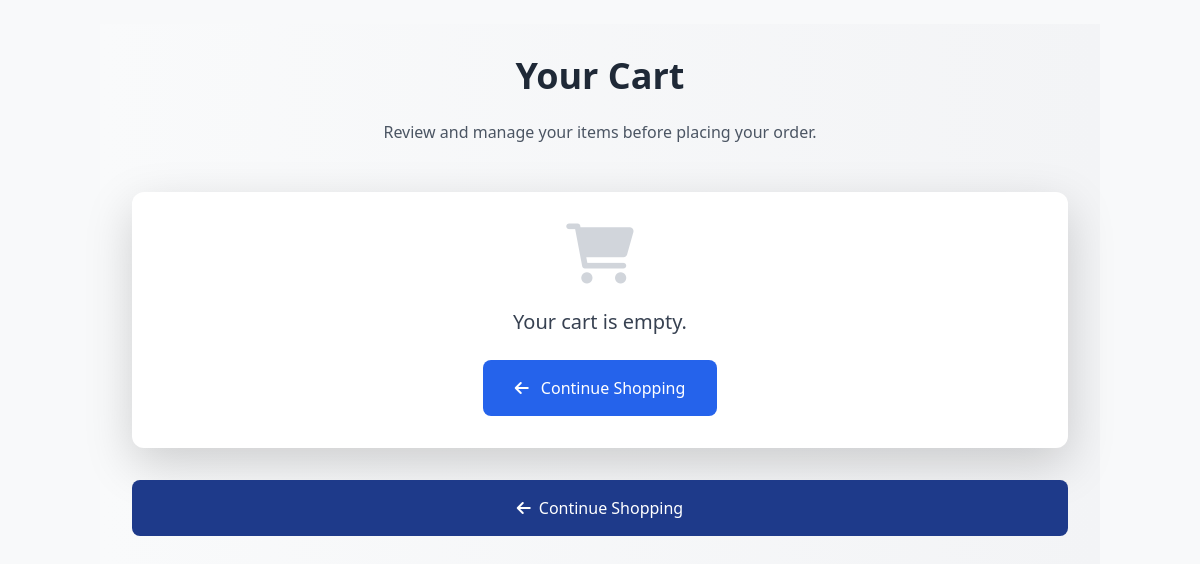
Before: /cart/ (signed in) with the older database file.
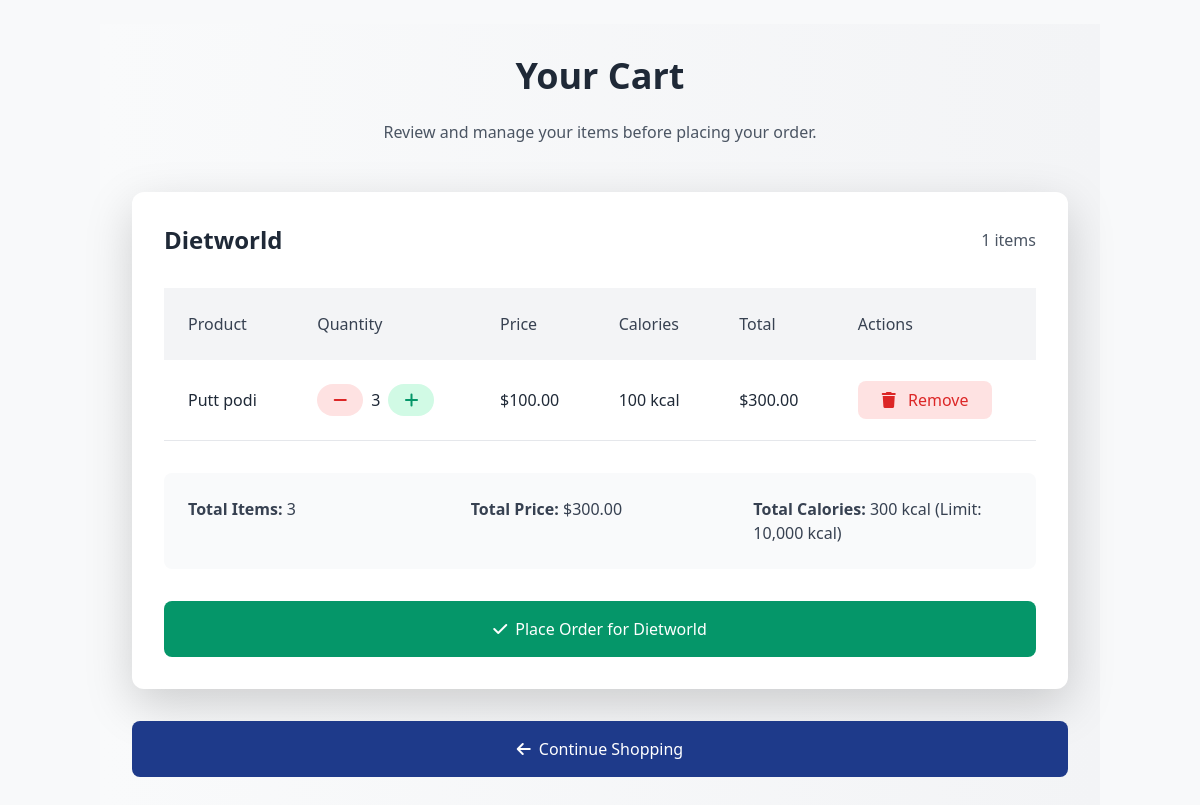
After: the same page with the newer database file.
### cart/models.py (models this page shows, shortened)
class Cart(models.Model):
    customer = models.ForeignKey(Customer, on_delete=models.CASCADE)
    outlet = models.ForeignKey(Shop, on_delete=models.CASCADE)
    calorie_limit = models.PositiveIntegerField(default=10000)  # Updated to 10,000 kcal
    created_at = models.DateTimeField(auto_now_add=True)
    @property
    def total_items(self):
        return sum(item.quantity for item in self.items.all())
    @property
    def total_price(self):
        return sum(item.product.price * item.quantity for item in self.items.all())
    @property
    def total_calories(self):
        return sum(item.product.calories_per_100g * item.quantity for item in self.items.all())

class CartItem(models.Model):
    cart = models.ForeignKey(Cart, on_delete=models.CASCADE, related_name='items')
    product = models.ForeignKey('products.Product', on_delete=models.CASCADE)
    quantity = models.PositiveIntegerField(default=1)
    @property
    def total_price(self):
        return self.product.price * self.quantity

### shops/models.py (models this page shows, shortened)
class Shop(models.Model):
    shop_owner = models.OneToOneField(User, on_delete=models.CASCADE)
    shop_name = models.CharField(max_length=255)
    profile_photo = models.ImageField(upload_to='shop_profile_photos/', blank=True, null=True)
    phone_number = models.CharField(max_length=15, blank=True, null=True)
    address = models.TextField(blank=True, null=True)
    location = models.CharField(max_length=255)

### products/models.py (models this page shows, shortened)
class Product(models.Model):
    name = models.CharField(max_length=255)
    description = models.TextField()
    price = models.DecimalField(max_digits=10, decimal_places=2)
    image = models.ImageField(upload_to='product_images/', blank=True, null=True)
    calories_per_100g = models.PositiveIntegerField(help_text="Calories per 100g of the product")
    outlet = models.ForeignKey(Shop, on_delete=models.CASCADE, related_name='products')  # Link to the outlet (shop)
    stock = models.PositiveIntegerField(default=0)
    created_at = models.DateTimeField(auto_now_add=True)
    updated_at = models.DateTimeField(auto_now=True)
    category = models.ForeignKey(Category, on_delete=models.SET_NULL, null=True, blank=True)
    species = models.ManyToManyField(Species, blank=True)  # ✅ Allow multiple species

### cart/views.py (the view)
# urls.py: path('', views.view_cart, name='view_cart'),
@login_required
def view_cart(request):
    carts = Cart.objects.filter(customer=request.user.customer).exclude(items__isnull=True).select_related('outlet')
    return render(request, 'cart/cart.html', {'carts': carts})

### cart/templates/cart/cart.html (shortened to what the changed rows need)
{% extends 'base.html' %}
{% block content %}
<link href="https://cdn.jsdelivr.net/npm/tailwindcss@2.2.19/dist/tailwind.min.css" rel="stylesheet">
<link href="https://cdnjs.cloudflare.com/ajax/libs/font-awesome/6.0.0-beta3/css/all.min.css" rel="stylesheet">
<div class="min-h-screen bg-gradient-to-r from-gray-50 to-gray-100 p-8">
    <div class="max-w-7xl mx-auto">
        <div class="text-center mb-12">
            <h1 class="text-4xl font-bold text-gray-800 mb-4">Your Cart</h1>
        </div>
        {% if carts.count == 0 %}
        <div class="bg-white p-8 rounded-xl shadow-lg text-center">
            <i class="fas fa-shopping-cart text-6xl text-gray-300 mb-6"></i>
            <p class="text-gray-700 text-xl mb-6">Your cart is empty.</p>
            <a href="{% url 'customer_dashboard' %}" class="inline-block bg-blue-600 text-white px-8 py-3 rounded-lg hover:bg-blue-700 transition-all">
                <i class="fas fa-arrow-left mr-2"></i> Continue Shopping
            </a>
        </div>
        {% else %}
        {% for cart in carts %}
        <div class="bg-white p-8 rounded-xl shadow-lg mb-8">
            <div class="flex items-center justify-between mb-8">
                <h2 class="text-2xl font-semibold text-gray-800">{{ cart.outlet.shop_name }}</h2>
                <span class="text-gray-600">{{ cart.items.count }} items</span>
            </div>
            <div class="overflow-x-auto">
                <table class="w-full text-left">
                    <thead class="bg-gray-100">
                        <tr>
                            <th class="px-6 py-4 text-gray-700 font-medium">Product</th>
                            <th class="px-6 py-4 text-gray-700 font-medium">Quantity</th>
                            <th class="px-6 py-4 text-gray-700 font-medium">Price</th>
                            <th class="px-6 py-4 text-gray-700 font-medium">Calories</th>
                            <th class="px-6 py-4 text-gray-700 font-medium">Total</th>
                            <th class="px-6 py-4 text-gray-700 font-medium">Actions</th>
                        </tr>
                    </thead>
                    <tbody>
                        {% for item in cart.items.all %}
                        <tr class="border-b hover:bg-gray-50 transition-all">
                            <td class="px-6 py-4 text-gray-800">{{ item.product.name }}</td>
                            <td class="px-6 py-4">
                                <form method="post" action="{% url 'update_quantity' item.id %}" class="flex items-center gap-2">
                                    <button type="submit" name="action" value="decrease" class="bg-red-100 text-red-600 px-3 py-1 rounded-full hover:bg-red-200 transition-all">
                                        <i class="fas fa-minus"></i>
                                    </button>
                                    <span class="text-gray-800">{{ item.quantity }}</span>
                                    <button type="submit" name="action" value="increase" class="bg-green-100 text-green-600 px-3 py-1 rounded-full hover:bg-green-200 transition-all">
                                        <i class="fas fa-plus"></i>
                                    </button>
                                </form>
                            </td>
                            <td class="px-6 py-4 text-gray-800">${{ item.product.price }}</td>
                            <td class="px-6 py-4 text-gray-800">{{ item.product.calories_per_100g }} kcal</td>
                            <td class="px-6 py-4 text-gray-800">${{ item.total_price }}</td>
                            <td class="px-6 py-4">
                                <a href="{% url 'remove_from_cart' item.id %}" class="bg-red-100 text-red-600 px-4 py-2 rounded-lg hover:bg-red-200 transition-all">
                                    <i class="fas fa-trash mr-2"></i> Remove
                                </a>
                            </td>
                        </tr>
                        {% endfor %}
                    </tbody>
                </table>
            </div>
            <div class="mt-8 p-6 bg-gray-50 rounded-lg">
                <div class="grid grid-cols-1 md:grid-cols-3 gap-6">
                    <div>
                        <p class="text-gray-700"><strong>Total Items:</strong> {{ cart.total_items }}</p>
                    </div>
                    <div>
                        <p class="text-gray-700"><strong>Total Price:</strong> ${{ cart.total_price }}</p>
                    </div>
                    <div>
                        <p class="text-gray-700"><strong>Total Calories:</strong> {{ cart.total_calories }} kcal (Limit: 10,000 kcal)</p>
                    </div>
                </div>
            </div>
            <div class="mt-8">
                {% if cart.total_calories > 0 and cart.total_calories <= 10000 %}
                <a href="{% url 'place_order' cart.id %}" class="bg-green-600 text-white px-8 py-3 rounded-lg hover:bg-green-700 transition-all flex items-center justify-center gap-2">
                    <i class="fas fa-check"></i> Place Order for {{ cart.outlet.shop_name }}
                </a>
                {% elif cart.total_calories > 10000 %}
                <div class="bg-red-100 p-4 rounded-lg text-red-700 flex items-center gap-2">
                    <i class="fas fa-exclamation-circle"></i> Your calorie bucket exceeds the limit of 10,000 kcal. Remove some items to proceed.
                </div>
                {% else %}
                <div class="bg-yellow-100 p-4 rounded-lg text-yellow-700 flex items-center gap-2">
                    <i class="fas fa-info-circle"></i> Your calorie bucket is empty. Add items to proceed.
                </div>
                {% endif %}
            </div>
        </div>
        {% endfor %}
        {% endif %}
    </div>
</div>
{% endblock %}

Changed rows visible on the page:
added Cart: outlet.shop_name "Dietworld", items.count "1", total_items "3", total_price "300.00", total_calories "300"
added CartItem: product.name "Putt podi", quantity "3", product.price "100.00", product.calories_per_100g "100", total_price "300.00"
Other visible differences:
text no longer shown: "Your cart is empty. Continue Shopping"
